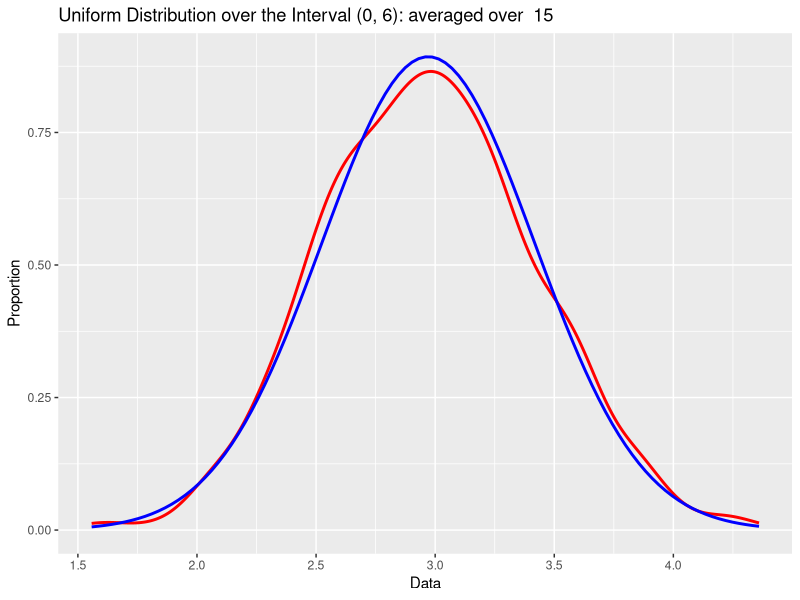
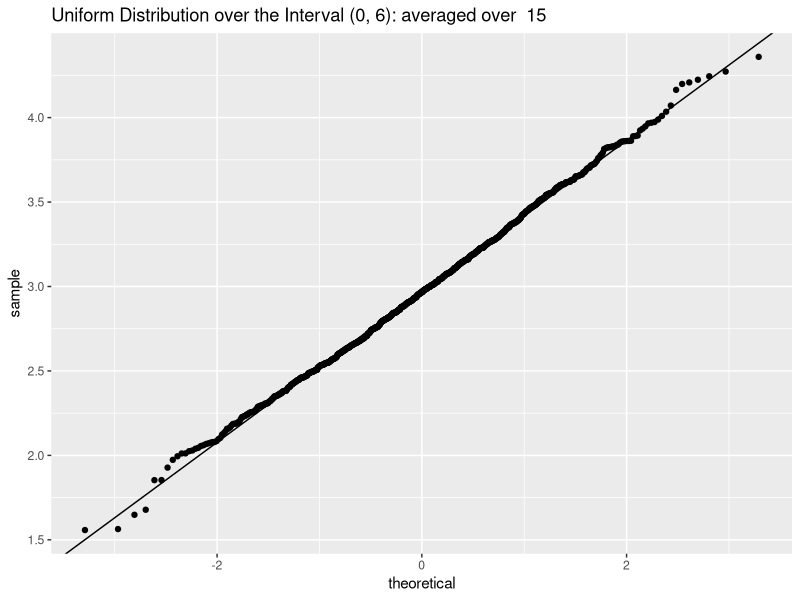

Recreate these plots in R, in order.
# Install ggplot and ggplot2 and their dependencies
library(ggplot2)
#install.packages("ggplot2")
# Set working directory as default directory
setwd("~")

# The number of repeats
SRS <- 1000
# The number of columns that are being averaged over
n <- 15

# Set title of distribution
title <- paste("Uniform Distribution over the Interval (0, 6): averaged over ", n)

# Calculate the average data, mean, and standard deviation
data.vec <- runif(SRS*n, min=0, m=6) #creates random normal data
data.mat <- matrix(data.vec, nrow = SRS) #separates the data into rows
avg <- apply(data.mat, 1, mean)
xbar <- mean(avg)
s <- sd(avg)

# Print mean and standard deviation
xbar
s

# Generate histogram of these observations
ggplot(data.frame(data=avg), aes(x=avg)) +
  geom_histogram(aes(y=..density..),bins = sqrt(length(avg))+2,
                 fill = "grey",col = "black") +
  geom_density(col = "red", lwd = 1) +
  stat_function(fun=dnorm, args=list(mean=xbar, sd=s), col="blue",
                lwd = 1) +
  ggtitle(title) +
  xlab("Data") +
  ylab("Proportion")

# Generate a normal probability plot of the data
ggplot(data.frame(data=avg), aes(sample=avg)) +
  stat_qq() +
  geom_abline(slope = s, intercept = xbar) +
  ggtitle(title)
